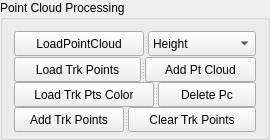
          <widget class="QGroupBox" name="groupBox_3">
           <property name="sizePolicy">
            <sizepolicy hsizetype="Minimum" vsizetype="Minimum">
             <horstretch>0</horstretch>
             <verstretch>0</verstretch>
            </sizepolicy>
           </property>
           <property name="minimumSize">
            <size>
             <width>270</width>
             <height>130</height>
            </size>
           </property>
           <property name="maximumSize">
            <size>
             <width>270</width>
             <height>140</height>
            </size>
           </property>
           <property name="title">
            <string>Point Cloud Processing</string>
           </property>
           <layout class="QGridLayout" name="gridLayout_3">
            <item row="0" column="0">
             <widget class="QSplitter" name="splitter_2">
              <property name="sizePolicy">
               <sizepolicy hsizetype="Minimum" vsizetype="Minimum">
                <horstretch>0</horstretch>
                <verstretch>0</verstretch>
               </sizepolicy>
              </property>
              <property name="minimumSize">
               <size>
                <width>240</width>
                <height>25</height>
               </size>
              </property>
              <property name="maximumSize">
               <size>
                <width>16777215</width>
                <height>27</height>
               </size>
              </property>
              <property name="orientation">
               <enum>Qt::Horizontal</enum>
              </property>
              <widget class="QPushButton" name="loadPc">
               <property name="minimumSize">
                <size>
                 <width>130</width>
                 <height>25</height>
                </size>
               </property>
               <property name="maximumSize">
                <size>
                 <width>130</width>
                 <height>25</height>
                </size>
               </property>
               <property name="text">
                <string>LoadPointCloud</string>
               </property>
              </widget>
              <widget class="QComboBox" name="colorOpt">
               <item>
                <property name="text">
                 <string>Height</string>
                </property>
               </item>
               <item>
                <property name="text">
                 <string>Red</string>
                </property>
               </item>
               <item>
                <property name="text">
                 <string>Green</string>
                </property>
               </item>
               <item>
                <property name="text">
                 <string>Blue</string>
                </property>
               </item>
              </widget>
             </widget>
            </item>
            <item row="1" column="0">
             <widget class="QSplitter" name="splitter_3">
              <property name="sizePolicy">
               <sizepolicy hsizetype="Minimum" vsizetype="Minimum">
                <horstretch>0</horstretch>
                <verstretch>0</verstretch>
               </sizepolicy>
              </property>
              <property name="minimumSize">
               <size>
                <width>240</width>
                <height>25</height>
               </size>
              </property>
              <property name="maximumSize">
               <size>
                <width>16777215</width>
                <height>16777215</height>
               </size>
              </property>
              <property name="orientation">
               <enum>Qt::Horizontal</enum>
              </property>
              <widget class="QPushButton" name="loadTrkPts">
               <property name="minimumSize">
                <size>
                 <width>120</width>
                 <height>0</height>
                </size>
               </property>
               <property name="text">
                <string>Load Trk Points</string>
               </property>
              </widget>
              <widget class="QPushButton" name="addPc">
               <property name="text">
                <string>Add Pt Cloud</string>
               </property>
              </widget>
             </widget>
            </item>
            <item row="2" column="0">
             <widget class="QSplitter" name="splitter_15">
              <property name="sizePolicy">
               <sizepolicy hsizetype="Minimum" vsizetype="Minimum">
                <horstretch>0</horstretch>
                <verstretch>0</verstretch>
               </sizepolicy>
              </property>
              <property name="minimumSize">
               <size>
                <width>240</width>
                <height>25</height>
               </size>
              </property>
              <property name="maximumSize">
               <size>
                <width>16777215</width>
                <height>27</height>
               </size>
              </property>
              <property name="orientation">
               <enum>Qt::Horizontal</enum>
              </property>
              <widget class="QPushButton" name="loadTrkPtColor">
               <property name="minimumSize">
                <size>
                 <width>140</width>
                 <height>25</height>
                </size>
               </property>
               <property name="maximumSize">
                <size>
                 <width>140</width>
                 <height>25</height>
                </size>
               </property>
               <property name="text">
                <string>Load Trk Pts Color</string>
               </property>
              </widget>
              <widget class="QPushButton" name="deletePc">
               <property name="text">
                <string>Delete Pc</string>
               </property>
              </widget>
             </widget>
            </item>
            <item row="3" column="0">
             <widget class="QSplitter" name="splitter_16">
              <property name="sizePolicy">
               <sizepolicy hsizetype="Minimum" vsizetype="Minimum">
                <horstretch>0</horstretch>
                <verstretch>0</verstretch>
               </sizepolicy>
              </property>
              <property name="minimumSize">
               <size>
                <width>240</width>
                <height>25</height>
               </size>
              </property>
              <property name="maximumSize">
               <size>
                <width>16777215</width>
                <height>27</height>
               </size>
              </property>
              <property name="orientation">
               <enum>Qt::Horizontal</enum>
              </property>
              <widget class="QPushButton" name="addTrkPts">
               <property name="minimumSize">
                <size>
                 <width>110</width>
                 <height>25</height>
                </size>
               </property>
               <property name="maximumSize">
                <size>
                 <width>110</width>
                 <height>25</height>
                </size>
               </property>
               <property name="text">
                <string>Add Trk Points</string>
               </property>
              </widget>
              <widget class="QPushButton" name="clearTrkPts">
               <property name="text">
                <string>Clear Trk Points</string>
               </property>
              </widget>
             </widget>
            </item>
           </layout>
          </widget>
